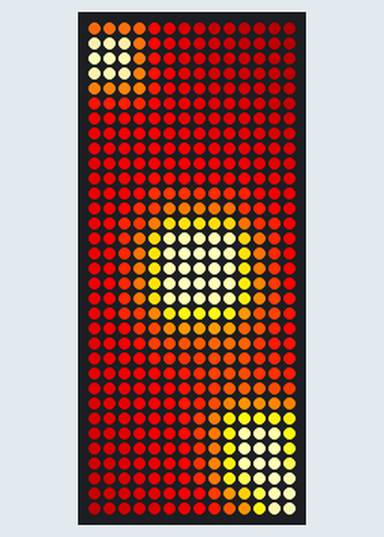
A sketch run on a simulated Arduino Nano, built with avr-gcc and run on an emulated ATmega328P. Parts: 14×33 RGB LED matrix (first LED top left, wired row by row).

Above: at 0.29 s.
At 4.34 s:
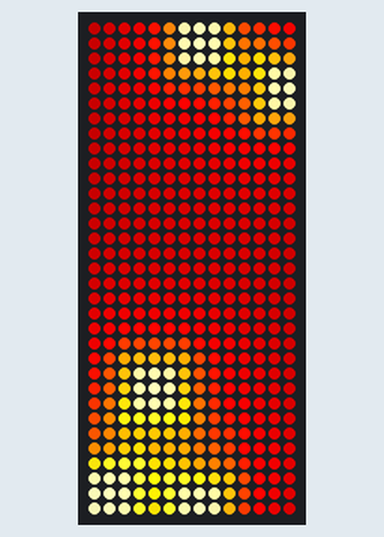
At 8.4 s:
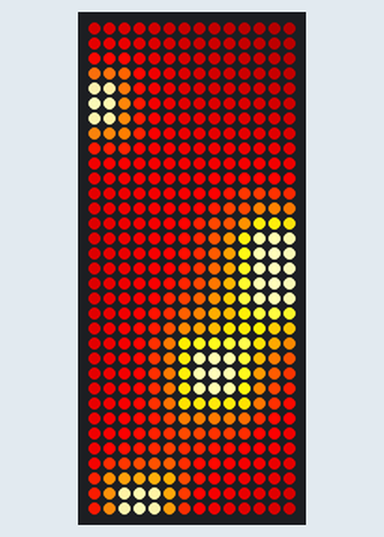
At 16.71 s:
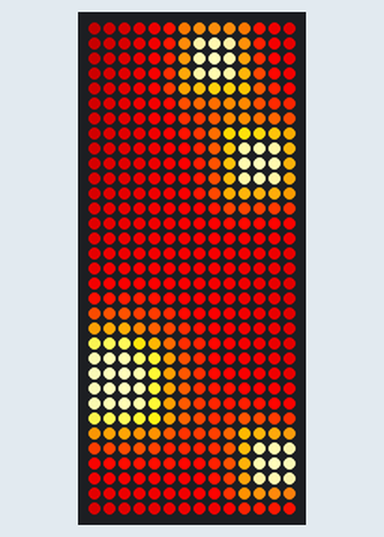
At 25.03 s:
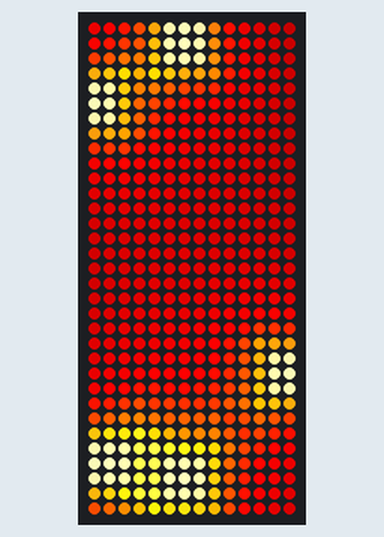
At 33.34 s:
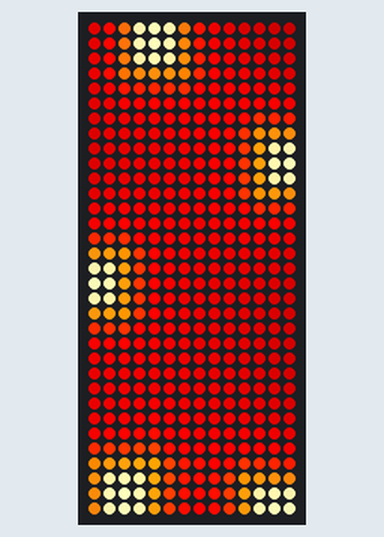

The sketch:

DragonHeadLightsOnFire.ino
```cpp
//Modified from Metaballs demo mapped to dragon head strips
//16x16 rgb led matrix demo
//Yaroslaw Turbin 02.09.2020
//https://vk.com/ldirko
//https://www.reddit.com/user/ldirko/

// update for https://pastebin.com/DdKyN5s2
// with HeatColors_p  pallete looks pretty good now

#include "FastLED.h"

// Matrix size
#define NUM_ROWS 33
#define NUM_COLS 14
// LEDs pin
#define DATA_PIN 3
// LED brightness
#define BRIGHTNESS 255
#define NUM_LEDS NUM_ROWS * NUM_COLS
// Define the array of leds
CRGB leds[NUM_LEDS];

void setup() {
  FastLED.addLeds<NEOPIXEL, DATA_PIN>(leds, NUM_LEDS);
  FastLED.setBrightness(BRIGHTNESS);
}

void loop() {

  uint8_t bx1 = beatsin8(15, 0, NUM_COLS - 1, 0, 0);
  uint8_t by1 = beatsin8(18, 0, NUM_ROWS - 1, 0, 0);
  uint8_t bx2 = beatsin8(28, 0, NUM_COLS - 1, 0, 32);
  uint8_t by2 = beatsin8(23, 0, NUM_ROWS - 1, 0, 32);
  uint8_t bx3 = beatsin8(30, 0, NUM_COLS - 1, 0, 64);
  uint8_t by3 = beatsin8(24, 0, NUM_ROWS - 1, 0, 64);
  uint8_t bx4 = beatsin8(17, 0, NUM_COLS - 1, 0, 128);
  uint8_t by4 = beatsin8(25, 0, NUM_ROWS - 1, 0, 128);
  uint8_t bx5 = beatsin8(19, 0, NUM_COLS - 1, 0, 170);
  uint8_t by5 = beatsin8(21, 0, NUM_ROWS - 1, 0, 170);

  for (int i = 0; i < NUM_COLS; i++)    {
    for (int j = 0; j < NUM_ROWS; j++) {

      byte  sum =  dist(i, j, bx1, by1);
      sum = qadd8(sum, dist(i, j, bx2, by2));
      sum = qadd8(sum, dist(i, j, bx3, by3));
      sum = qadd8(sum, dist(i, j, bx4, by4));
      sum = qadd8(sum, dist(i, j, bx5, by5));

      leds[XY (i, j)] =  ColorFromPalette(HeatColors_p, sum + 220, BRIGHTNESS);
    }
  }

  blur2d(leds, NUM_COLS, NUM_ROWS, 32 );
  FastLED.show();

} //loop

byte dist (uint8_t x1, uint8_t y1, uint8_t x2, uint8_t y2)  {
  int a = y2 - y1;
  int b = x2 - x1;
  a *= a;
  b *= b;
  byte dist = 220 / sqrt16(a + b);
  return dist;
}

uint16_t XY (uint8_t x, uint8_t y) {
  return (y * NUM_COLS + x);
}
```
